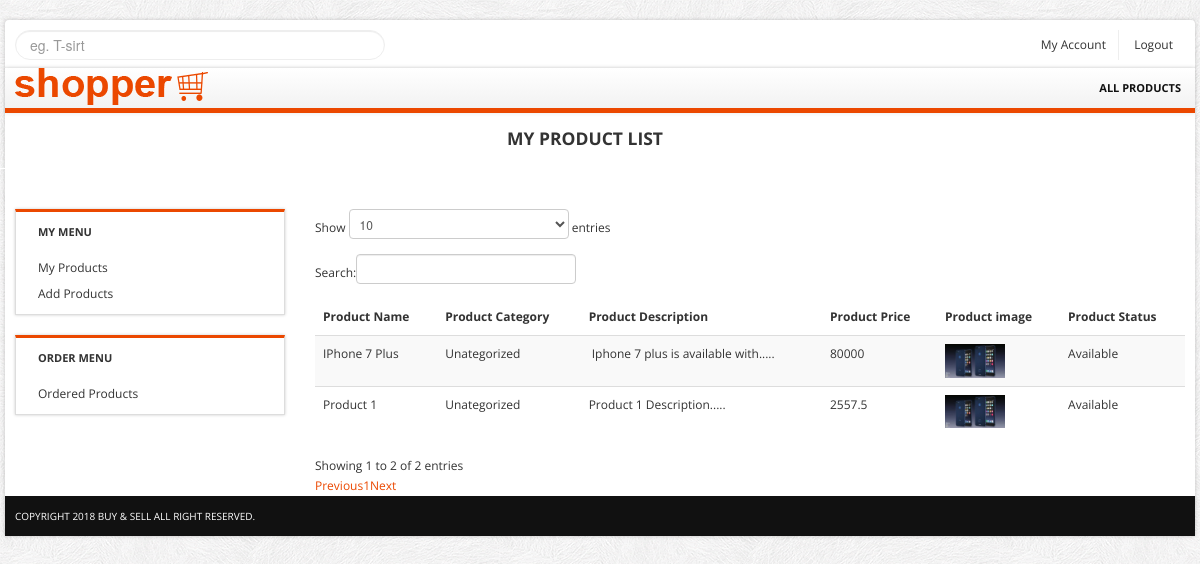
The app's page /myproducts.php (signed in) with its own data.
### tables this page shows
CREATE TABLE `tbl_product` (
  `product_id` int(11) NOT NULL,
  `product_name` varchar(255) NOT NULL,
  `product_category` int(11) NOT NULL,
  `product_desc` text NOT NULL,
  `product_price` float NOT NULL,
  `type` tinyint(4) NOT NULL,
  `status` tinyint(4) NOT NULL DEFAULT '0',
  `image` varchar(255) NOT NULL,
  `user_id` int(11) NOT NULL
);

CREATE TABLE `tbl_category` (
  `cat_id` int(11) NOT NULL,
  `cat_name` varchar(255) NOT NULL,
  `cat_desc` text NOT NULL
);

### classes/Product.php (called while the page is built, shortened)
<?php
	$filepath = realpath(dirname(__FILE__));
	include_once($filepath.'/../lib/Database.php');
	include_once ($filepath.'/../helpers/Format.php');
    include_once 'lib/Session.php';
?>
<?php
class Product
{
	private $db;
	public function __construct(){
		$this->db = new Database();
	}
	public function getProductByUser()
	{
		$user_id = Session::get("user_id");
		$query = "SELECT *
		FROM tbl_product
		NATURAL JOIN tbl_category
		WHERE user_id = $user_id";
		$result = $this->db->select($query);
		return $result;
	}
}
?>

### lib/Database.php (called while the page is built, shortened)
<?php
Class Database{
 public $host   = DB_HOST;
 public $user   = DB_USER;
 public $pass   = DB_PASS;
 public $dbname = DB_NAME;
 public $link;
private function connectDB(){
 $this->link = new mysqli($this->host, $this->user, $this->pass,
  $this->dbname);
 }
public function select($query){
  $result = $this->link->query($query) or
   die($this->link->error.__LINE__);
  if($result->num_rows > 0){
    return $result;
  } else {
    return false;
  }
 }
}

### lib/Session.php (called while the page is built, shortened)
<?php
class Session{
 public static function get($key){
  if (isset($_SESSION[$key])) {
   return $_SESSION[$key];
  } else {
   return false;
  }
 }
}
?>

### helpers/Format.php (called while the page is built, shortened)
<?php
class Format{
 public function textShorten($text, $limit = 400){
  $text = $text. " ";
  $text = substr($text, 0, $limit);
  $text = substr($text, 0, strrpos($text, ' '));
  $text = $text.".....";
  return $text;
 }
}
?>

### myproducts.php (the view, shortened to what this page needs)
<?php
    include 'inc/header.php';
    include_once 'lib/Session.php';
 ?>
<section class="main-content">
	<div class="row">
            <section class="header_text sub">
				<h4><span>My Product List</span></h4>
			</section>
            <div class="span3 col">
                <?php include 'inc/userSidebar.php'; ?>
            </div>
            <div class="span9">
                <table class="table table-striped table-hover" id="tablelist">
                    <thead>
                    <tr class="active">
                        <th>Product Name</th>
                        <th>Product Category</th>
                        <th>Product Description</th>
                        <th>Product Price</th>
                        <th>Product image</th>
                        <th>Product Status</th>
                    </tr>
                    </thead>
                    <tbody>
                    <?php $fm = new Format();
                        $getProduct = $pd->getProductByUser();
                        if ($getProduct) {
                        while ($result = $getProduct->fetch_assoc()) {
                    ?>
                    <tr>
                        <td><?php echo $result['product_name']; ?></td>
                        <td><?php echo $result['cat_name']; ?></td>
                        <td><?php echo $fm->textShorten($result['product_desc'], 50); ?></td>
                        <td><?php echo $result['product_price']; ?></td>
                        <td><img src="<?php echo $result['image']; ?>" height="40px" width="60px"></td>
                        <td><?php
                            if ($result['status'] == 0) {
                                echo "Available";
                            }else {
                                echo "Sold";
                            }
                            ?>
                        </td>
                    </tr>
                    <?php
                        }
                        }
                    ?>
                    </tbody>
                    </table>
        </div>
    </div>
</section>
<?php include 'inc/footer.php'; ?>

### themes/css/main.css (style rules this page uses)
body { font-size: 12px; font-family: 'Open Sans', arial, tahoma, sans-serif; background:url(../images/bg.png) repeat 0 0 fixed; }
section.header_text { background:url(../images/bg_h.png) no-repeat bottom; text-align:center; padding:15px 0 20px 0; font-size:16px; line-height:30px; border-bottom:1px solid #fff; }
section.header_text.sub { font-size:14px; margin-bottom:40px; }
section.header_text.sub h4 { text-transform:uppercase; margin:0; }

### records on screen
tbl_product: product_name "Product 1", product_category.cat_name "Unategorized", product_desc "Product 1 Description.....", product_price "2557.5", image (picture), status "Available"
tbl_product: product_name "IPhone 7 Plus", product_category.cat_name "Unategorized", product_desc "Iphone 7 plus is available with.....", product_price "80000", image (picture), status "Available"
